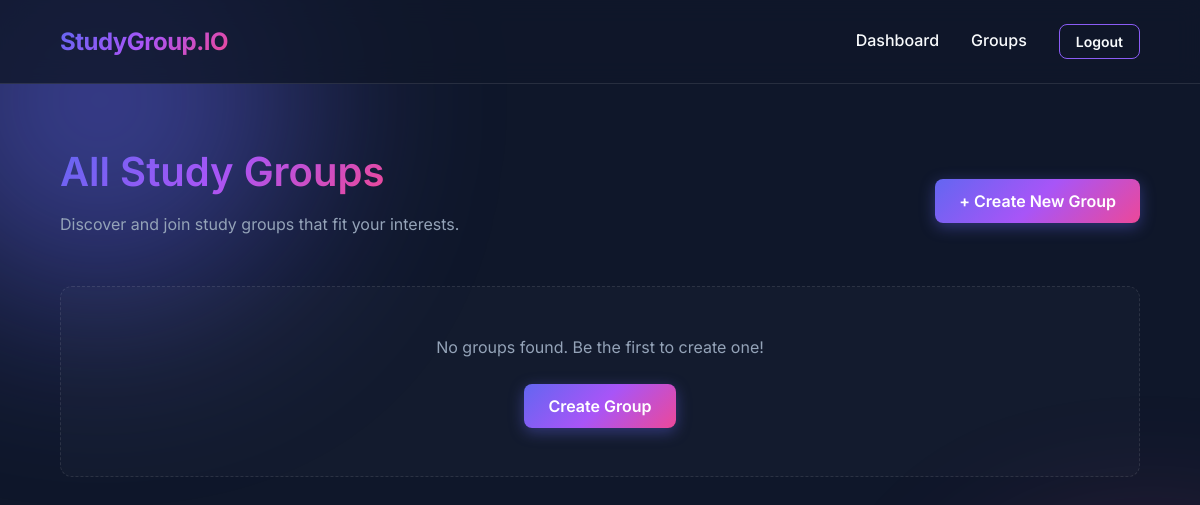
Before: /groups (signed in) with the older database file.
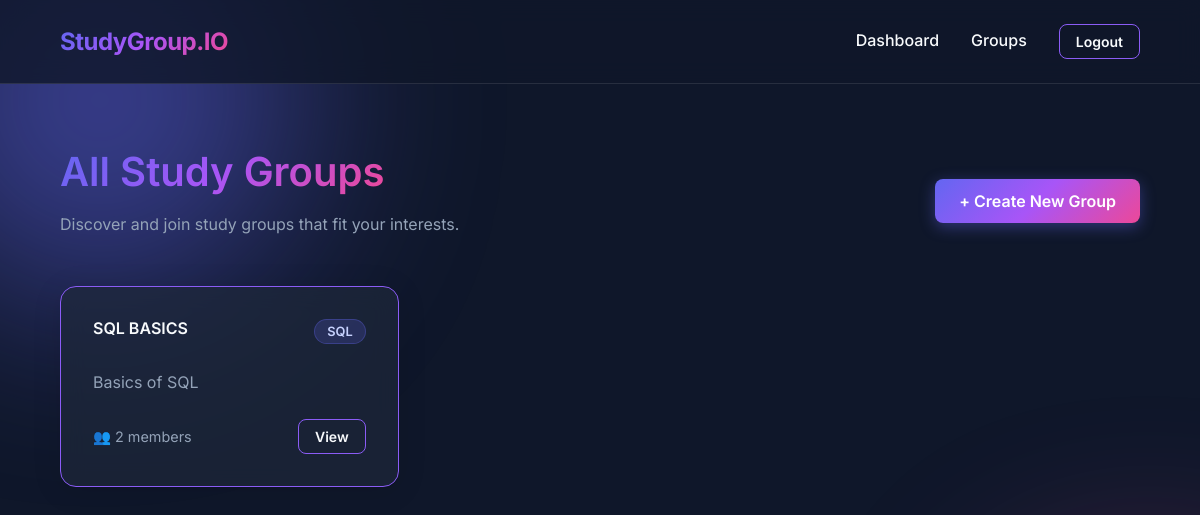
After: the same page with the newer database file.
### tables this page shows
CREATE TABLE groups (
    id INTEGER PRIMARY KEY AUTOINCREMENT,
    name TEXT NOT NULL,
    description TEXT,
    subject_id INTEGER NOT NULL,
    creator_id INTEGER NOT NULL,
    created_at TIMESTAMP DEFAULT CURRENT_TIMESTAMP,
    FOREIGN KEY (subject_id) REFERENCES subjects (id),
    FOREIGN KEY (creator_id) REFERENCES users (id)
);

### routes/groups_route.py (the view)
@groups_bp.route('/groups')
def groups():
    user = get_current_user()
    if not user:
        return redirect(url_for('auth.login'))
    all_groups = get_all_groups(user['id'])
    return render_template('groups.html', groups=all_groups)

### app.py (called while the page is built)
@app.teardown_appcontext
def close_connection(exception):
    db = getattr(g, '_database', None)
    if db is not None:
        db.close()

@app.context_processor
def inject_user():
    return dict(current_user=get_current_user())

### database.py (called while the page is built)
def get_db():
    db = getattr(g, '_database', None)
    if db is None:
        db = g._database = sqlite3.connect(DATABASE)
        db.row_factory = sqlite3.Row
        db.execute('PRAGMA foreign_keys = ON')
    return db

def query_db(query, args=(), one=False):
    db = get_db()
    cur = db.execute(query, args)
    rv = cur.fetchall()
    db.commit()
    cur.close()
    return (rv[0] if rv else None) if one else rv

### services/authentication.py (called while the page is built)
def get_current_user():
    if 'user_id' in session:
        return query_db('SELECT * FROM users WHERE id = ?', (session['user_id'],), one=True)
    return None

### templates/groups.html
{% extends "base.html" %}
{% block content %}
<div class="dashboard-header">
    <div>
        <h1>All Study Groups</h1>
        <p>Discover and join study groups that fit your interests.</p>
    </div>
    <a href="{{ url_for('groups.create_group') }}" class="btn btn-primary">+ Create New Group</a>
</div>
{% if groups %}
    <div class="grid grid-cols-3">
        {% for group in groups %}
            <div class="glass-card" {% if group['is_member'] %}style="border-color: var(--accent);"{% endif %}>
                <div style="display: flex; justify-content: space-between; align-items: start; margin-bottom: 1rem;">
                    <h4>{{ group['name'] }}</h4>
                    <span class="badge badge-subject">{{ group['subject_name'] }}</span>
                </div>
                <p>{{ group['description'] }}</p>
                <div style="display: flex; justify-content: space-between; align-items: center; margin-top: 1.5rem;">
                    <span style="color: var(--text-secondary); font-size: 0.9rem;">👥 {{ group['member_count'] }} members</span>
                    <a href="{{ url_for('groups.group_detail', group_id=group['id']) }}" class="btn {% if group['is_member'] %}btn-outline{% else %}btn-primary{% endif %} btn-sm">
                        {% if group['is_member'] %}View{% else %}Join{% endif %}
                    </a>
                </div>
            </div>
        {% endfor %}
    </div>
{% else %}
    <div class="empty-state">
        <p>No groups found. Be the first to create one!</p>
        <a href="{{ url_for('groups.create_group') }}" class="btn btn-primary">Create Group</a>
    </div>
{% endif %}
{% endblock %}

Changed rows visible on the page:
added groups: name "SQL BASICS", subject_name "SQL", description "Basics of SQL", member_count "2"
Other visible differences:
text no longer shown: "No groups found. Be the first to create one! Create Group"
